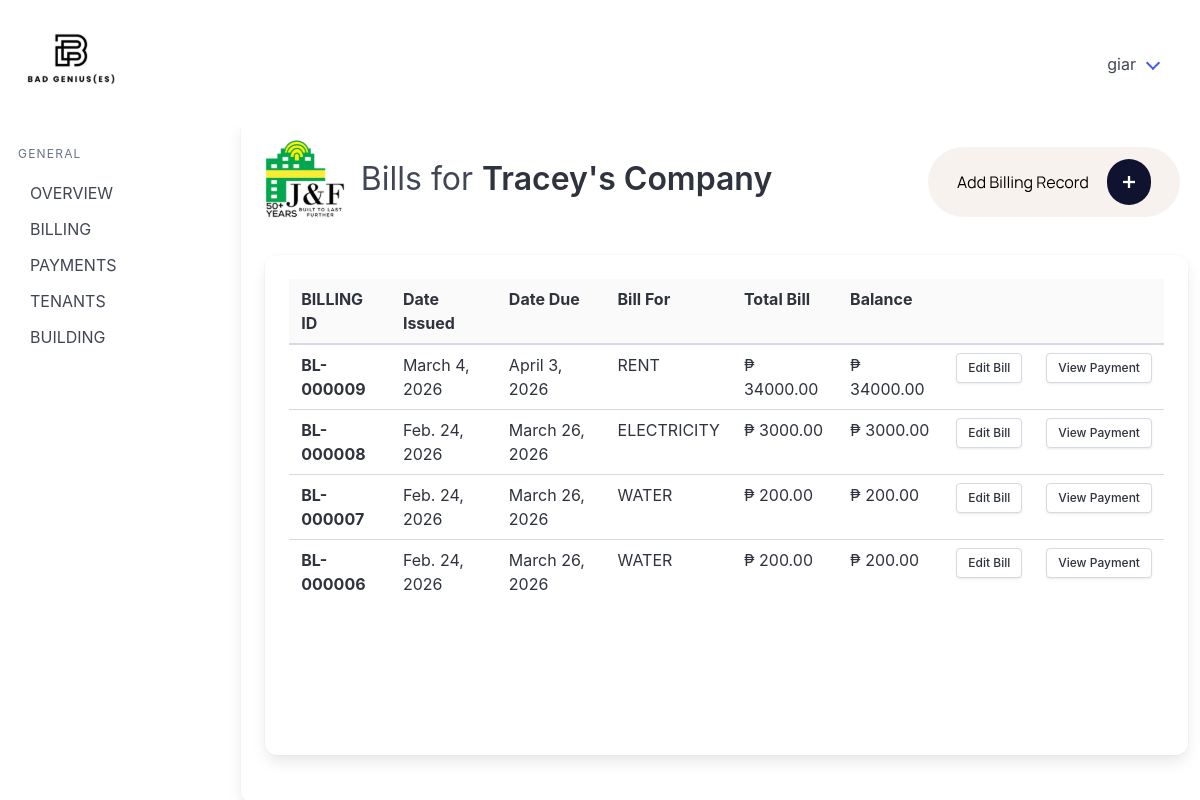
The page /view_bills/1/ (signed in) on the database as committed earlier.
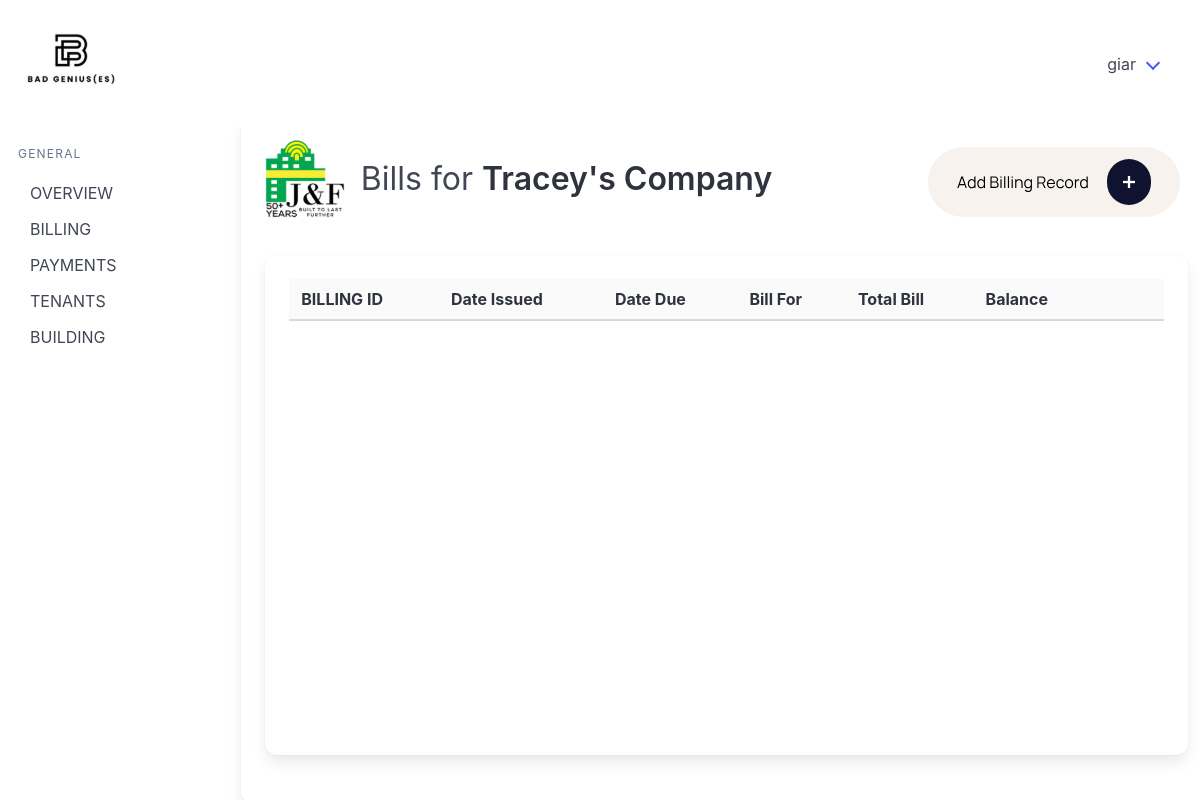
The same page on the database as committed later.
### billingApp/models.py (models this page shows, shortened)
class Tenant(models.Model):
    companyName = models.CharField(max_length=100)
    contactPerson = models.CharField(max_length=100)
    phoneNumber = models.CharField(max_length=12)
    email = models.CharField(max_length=50)
    objects = models.Manager

class BillingRecord(models.Model):
    tenant = models.ForeignKey(Tenant, on_delete=models.CASCADE)
    lease = models.ForeignKey(Lease, on_delete=models.CASCADE)
    dateIssued = models.DateField()
    dateDue = models.DateField(null=True, blank=True)
    RENT = 'RENT'
    ELECTRICITY = 'ELECTRICITY'
    WATER = 'WATER'
    BILLING_CHOICES = [
        (RENT, 'Rent'),
        (ELECTRICITY, 'Electricity'),
        (WATER, 'Water'),
    ]
    billingFor = models.CharField(max_length=20, choices=BILLING_CHOICES)
    amountDue = models.DecimalField(max_digits=12, decimal_places=2)
    penaltyFee = models.DecimalField(max_digits=12, decimal_places=2, null=True, blank=True)
    STATUS_UNPAID = "UNPAID"
    STATUS_PARTIAL = "PARTIAL"
    STATUS_PAID = "PAID"
    STATUS_CHOICES = [
        (STATUS_UNPAID, "Unpaid"),
        (STATUS_PARTIAL, "Partial"),
        (STATUS_PAID, "Paid"),
    ]
    status = models.CharField(max_length=10, choices=STATUS_CHOICES, default=STATUS_UNPAID)
    balance = models.DecimalField(max_digits=12, decimal_places=2, null=True, blank=True)
    def billing_number(self):
        if self.pk:
            return f"BL-{self.pk:06d}"

### billingApp/views.py (the view)
# urls.py: path('view_bills/<int:pk>/', views.view_bills, name='view_bills'),
@login_required
def view_bills(request, pk):
    tenant = get_object_or_404(Tenant, pk=pk)
    bills = BillingRecord.objects.filter(tenant=tenant).order_by("-id")
    if not (tenant.companyName or "").strip():
        tenant.companyName_display = tenant.contactPerson
    else:
        tenant.companyName_display = tenant.companyName
    return render(request, 'billingApp/view_bills.html', {"tenant": tenant, "bills": bills})

### billingApp/templates/billingApp/view_bills.html (shortened to what this page needs)
{% extends 'billingApp/base.html' %} {% load static %} {% block logo %}
<div class="card card1">
  <div class="card-content">
    <div class="columns is-4">
      <div class="column is-1">
      </div>
      <div class="column">
        <h1 class="is-size-3 pt-4 pl-4">
          Bills for
          <strong>{{ tenant.companyName_display }}</strong>
        </h1>
      </div>
      {% endblock %} {% block content %}
      <a href="{% url 'add_bill' pk=tenant.id %}" class="p-5">
      </a>
    </div>
    <div class="card card3">
      <div class="card-content">
        <table class="table is-fullwidth">
          <thead>
            <tr>
              <th>BILLING ID</th>
              <th>Date Issued</th>
              <th>Date Due</th>
              <th>Bill For</th>
              <th>Total Bill</th>
              <th>Balance</th>
              <th></th>
              <th></th>
            </tr>
          </thead>
          <tbody>
            {% for b in bills %}
            <tr>
              <th scope="row">{{ b.billing_number }}</th>
              <td>{{ b.dateIssued }}</td>
              <td>{{ b.dateDue }}</td>
              <td>{{ b.billingFor }}</td>
              <td>₱ {{ b.amountDue }}</td>
              <td>₱ {{ b.balance }}</td>
              <td><a href="" class="button is-small">Edit Bill</a></td>
              <td><a href="" class="button is-small">View Payment</a></td>
            </tr>
            {% endfor %}
          </tbody>
        </table>
      </div>
    </div>
       {% endblock %}

### billingApp/templates/billingApp/base.html (shortened to what this page needs)
{% load static %}
<!doctype html>
<html lang="en">
  <head>
    <link rel="stylesheet" href="{% static 'billingApp/css/style.css' %}" />
    <link rel="stylesheet" href="https://cdn.jsdelivr.net/npm/bulma@1.0.4/css/bulma.min.css" />
  </head>
  <body>
    <nav class="navbar p-5" role="navigation" aria-label="main navigation">
      <div class="navbar-brand">
        <a class="" href="{% url 'home_page' %}">
        </a>
      </div>
      <div id="navbarBasicExample" class="navbar-menu">
        <div class="navbar-end">
          <div class="navbar-item has-dropdown is-hoverable">
            <a class="navbar-link">{{ user.username }}</a>
          </div>
        </div>
      </div>
    </nav>
    <div class="columns">
      <aside class="menu">
        <p class="menu-label">General</p>
        <ul class="menu-list">
          <li><a href="{% url 'home_page' %}">OVERVIEW</a></li>
          <li><a href="{% url 'billing_records_main' %}">BILLING</a></li>
          <li><a>PAYMENTS</a></li>
          <li><a href="{% url 'tenants_main' %}">TENANTS</a></li>
          <li><a href="{% url 'buildings_main' %}">BUILDING</a></li>
        </ul>
      </aside>
      {% block logo %}{% endblock %} {% block content %} {% endblock %}
  </body>
</html>

### billingApp/static/billingApp/css/style.css (style rules this page uses)
.menu { position: sticky; display: inline-block; vertical-align: top; max-height: 100vh; overflow-y: auto; width: 200px; top: 0; bottom: 0; padding: 30px; }
.card1 { margin-left: 80px !important; width: 1200px !important; }
.card3 { min-height: 500px !important; }
thead { background-color: #fafafa !important; }

Rows that differ between the two databases and show on the page:
removed BillingRecord: billing_number "BL-000009", dateIssued "March 4, 2026", dateDue "April 3, 2026", billingFor "RENT", amountDue "34000.00", balance "34000.00"
removed BillingRecord: billing_number "BL-000008", dateIssued "Feb. 24, 2026", dateDue "March 26, 2026", billingFor "ELECTRICITY", amountDue "3000.00", balance "3000.00"
removed BillingRecord: billing_number "BL-000007", dateIssued "Feb. 24, 2026", dateDue "March 26, 2026", billingFor "WATER", amountDue "200.00", balance "200.00"
removed BillingRecord: billing_number "BL-000006", dateIssued "Feb. 24, 2026", dateDue "March 26, 2026", billingFor "WATER", amountDue "200.00", balance "200.00"
